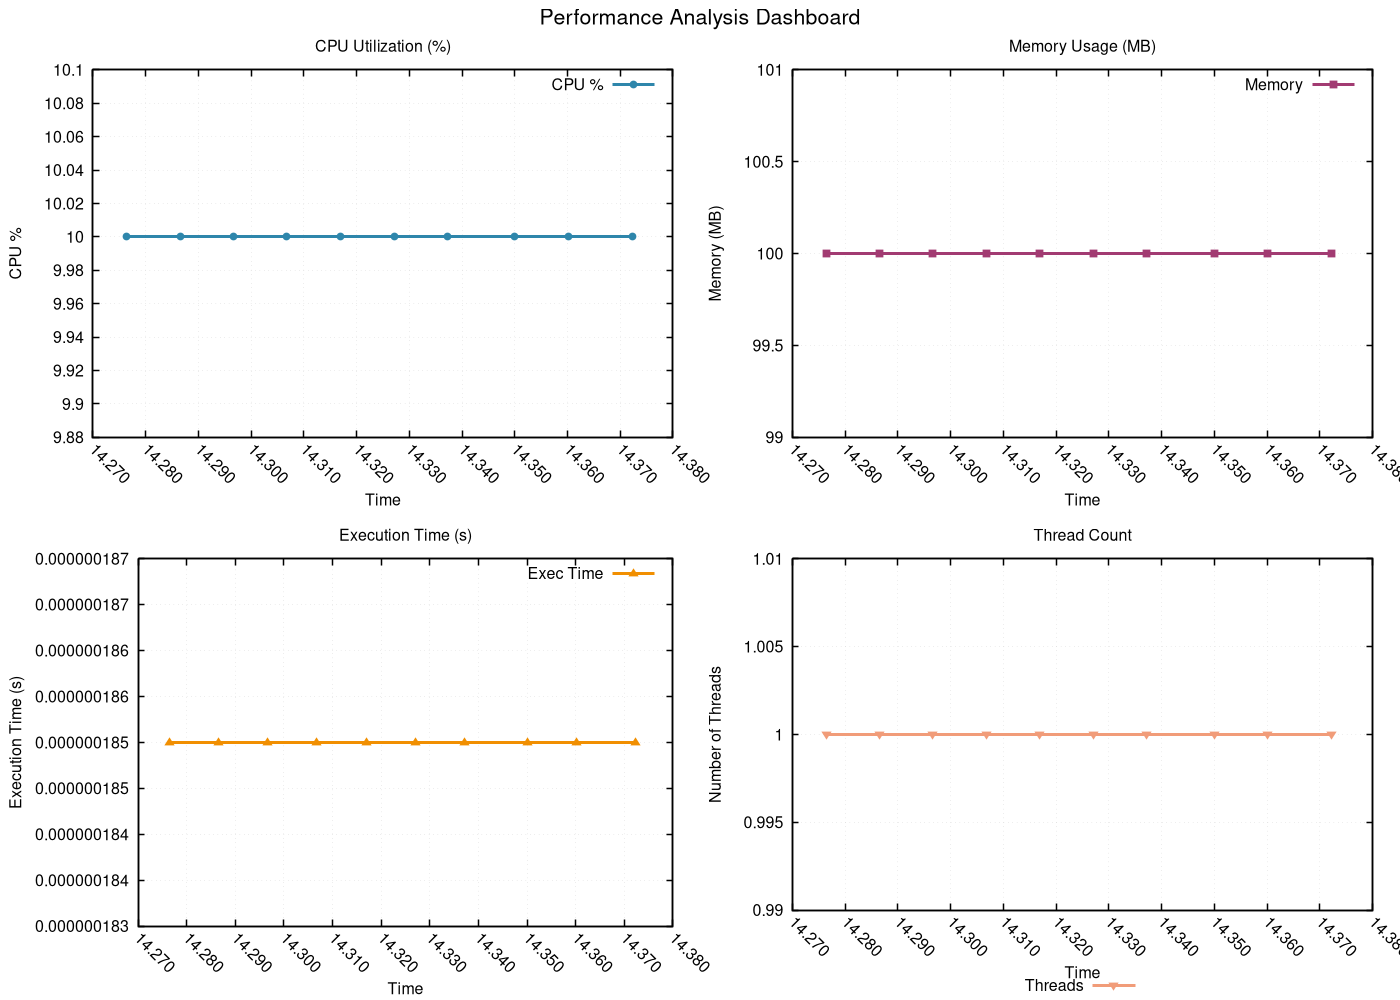

gnuplot code for this plot:
# GNUplot script for performance metrics
set terminal pngcairo enhanced font 'Helvetica,12' size 1400,1000
set output 'png/bubble_sort_20260131_225122_performance.png'

set multiplot layout 2,2 title 'Performance Analysis Dashboard' font 'Helvetica,16'
set style line 1 lc rgb '#2E86AB' lt 1 lw 3 pt 7 ps 0.8
set style line 2 lc rgb '#A23B72' lt 1 lw 3 pt 5 ps 0.8
set style line 3 lc rgb '#F18F01' lt 1 lw 3 pt 9 ps 0.8
set style line 4 lc rgb '#F19C79' lt 1 lw 3 pt 11 ps 0.8
set style line 5 lc rgb '#0ABB9F' lt 1 lw 3 pt 13 ps 0.8

set format x "%.3f"
set xtics rotate by -45
set autoscale x

set title 'CPU Utilization (%)'
set xlabel 'Time'
set ylabel 'CPU %'
set grid linestyle 1 lc rgb '#D3D3D3' lt 0 lw 1
set border linewidth 1.5
plot 'png/bubble_sort_20260131_225122_performance.dat' using 1:2 with linespoints ls 1 title 'CPU %'
set title 'Memory Usage (MB)'
set xlabel 'Time'
set ylabel 'Memory (MB)'
set grid linestyle 1 lc rgb '#D3D3D3' lt 0 lw 1
set border linewidth 1.5
plot 'png/bubble_sort_20260131_225122_performance.dat' using 1:3 with linespoints ls 2 title 'Memory'
set title 'Execution Time (s)'
set xlabel 'Time'
set ylabel 'Execution Time (s)'
set grid linestyle 1 lc rgb '#D3D3D3' lt 0 lw 1
set border linewidth 1.5
plot 'png/bubble_sort_20260131_225122_performance.dat' using 1:8 with linespoints ls 3 title 'Exec Time'
set title 'Thread Count'
set xlabel 'Time'
set ylabel 'Number of Threads'
set grid linestyle 1 lc rgb '#D3D3D3' lt 0 lw 1
set border linewidth 1.5
set key outside center bottom horizontal
plot 'png/bubble_sort_20260131_225122_performance.dat' using 1:9 with linespoints ls 4 title 'Threads'
unset multiplot
